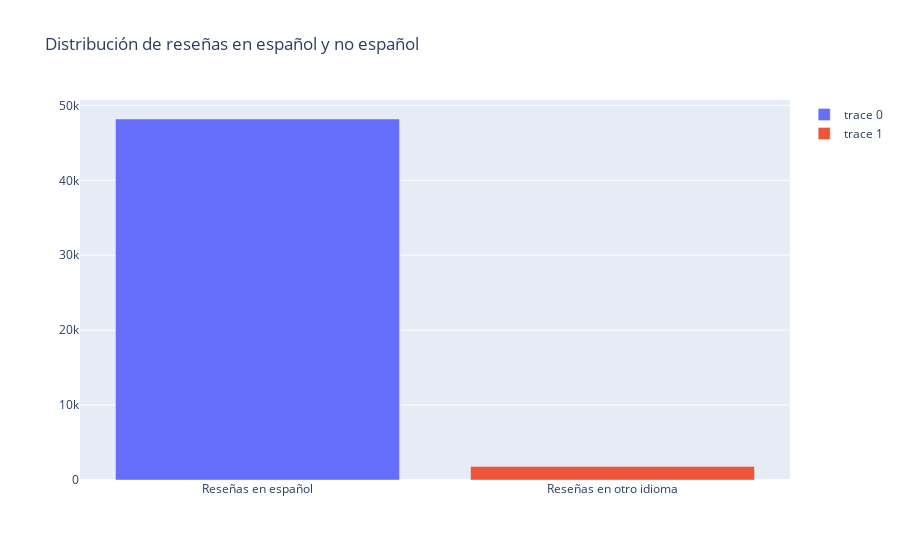

This figure's notebook cell:
### Markdown cell above
Observamos el gráfico y confirmamos que es un data set balanceado. No hará falta hacer over o undersampling.

### Code cell
# Cantidad de reseñas que no estan en español
def count_non_spanish(reviews):
    non_spanish_count = 0
    for review in reviews:
        if langdetect.detect(review) != 'es': non_spanish_count += 1
    return non_spanish_count

non_spanish_count = count_non_spanish(ds['review_es'])
spanish_count = len(ds['review_es']) - non_spanish_count
non_spanish_bar = py.graph_objs.Bar(x=["Reseñas en otro idioma"], y=[non_spanish_count])
spanish_bar = py.graph_objs.Bar(x=["Reseñas en español"], y=[spanish_count])
fig = py.graph_objs.Figure([spanish_bar, non_spanish_bar])
fig.update_layout(title_text='Distribución de reseñas en español y no español')
fig.show()

### Figure 1 — Plotly figure (JSON) as saved in the notebook; plotly's stock layout.template omitted (floating-point values rounded to 4 significant figures)
{"data": [{"type": "bar", "x": ["Reseñas en español"], "y": [48182]}, {"type": "bar", "x": ["Reseñas en otro idioma"], "y": [1818]}], "layout": {"title": {"text": "Distribución de reseñas en español y no español"}}}
